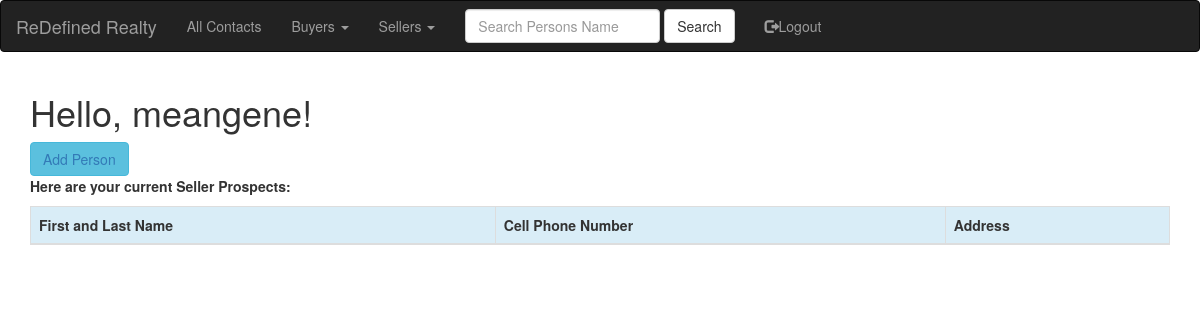
The page /seller_prospects (signed in) on the database as committed earlier.
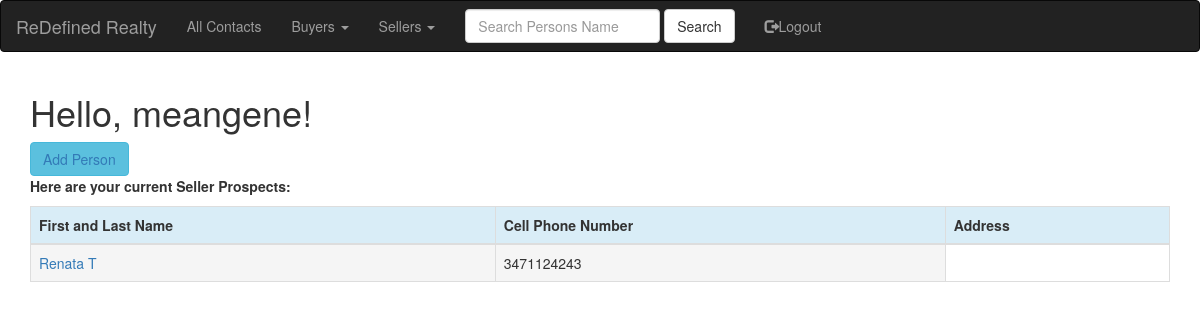
The same page on the database as committed later.
### app/models.py (models this page shows, shortened)
class People(db.Model):
    id = db.Column(db.Integer, primary_key=True)
    first_name=db.Column(db.String(20))
    last_name=db.Column(db.String(20))
    phone_cell=db.Column(db.Integer)
    ptype=db.Column(db.String(6))
    pstatus=db.Column(db.String(7))
    notes=db.Column(db.String(140))
    user_account_pk=db.Column(db.Integer, db.ForeignKey('user.id'))

### app/routes.py (the view)
@app.route('/seller_prospects', methods=['GET'])
@login_required
def seller_prospects():
    sellerprospects=view_seller_prospects(current_user=current_user)
    return render_template('seller_prospects.html', title='Seller Prospects', sellerprospects=sellerprospects)

### app/models.py (called while the page is built)
@login.user_loader
def load_user(id):
    return User.query.get(int(id))

### app/queryfunc.py (called while the page is built)
def view_seller_prospects(current_user):
    currentuser = User.query.filter_by(username=current_user.username).first()
    account_pk = currentuser.id
    sellerprospects=People.query.filter_by(user_account_pk=account_pk, ptype="seller", pstatus="prospect").all()
    return sellerprospects

### app/templates/seller_prospects.html
{% extends "base.html" %}
{% import 'bootstrap/wtf.html' as wtf %}
{% block app_content %}
    <h1>Hello, {{ current_user.username }}!</h1>
    <div class="btn-group">
        <button type="button" class="btn btn-info"><a href="{{ url_for('add_people') }}">Add Person</a></button>
    </div>
    <div><p><b>Here are your current Seller Prospects:</b></p></div>
    <div class="table-responsive">
        <table class="table table-bordered">
            <thead>
                <tr class="info">
                    <th>First and Last Name</th>
                    <th>Cell Phone Number</th>
                    <th>Address</th>
                </tr>
            </thead>
            {% for everyone in sellerprospects %}
            <TR>
                <TD class="active"><a href="{{ url_for('view_people', people_id=everyone.id) }}">{{ everyone.first_name }}  {{ everyone.last_name }}</a></TD>
                <TD class="active">{{ everyone.phone_cell }}</TD>
            </TR>
            {% endfor %}
        </table>
    </div>
{% endblock %}

Rows that differ between the two databases and show on the page:
added People: first_name "Renata", last_name "T", phone_cell "3471124243"
